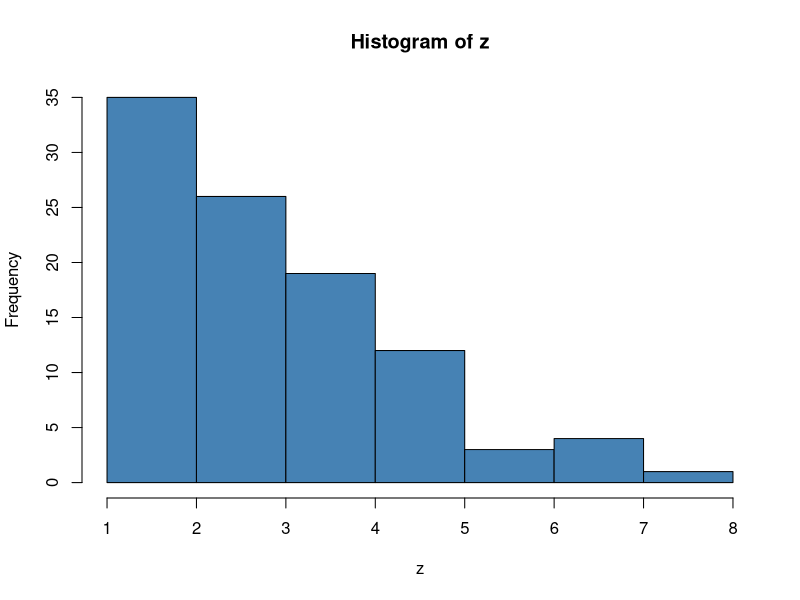
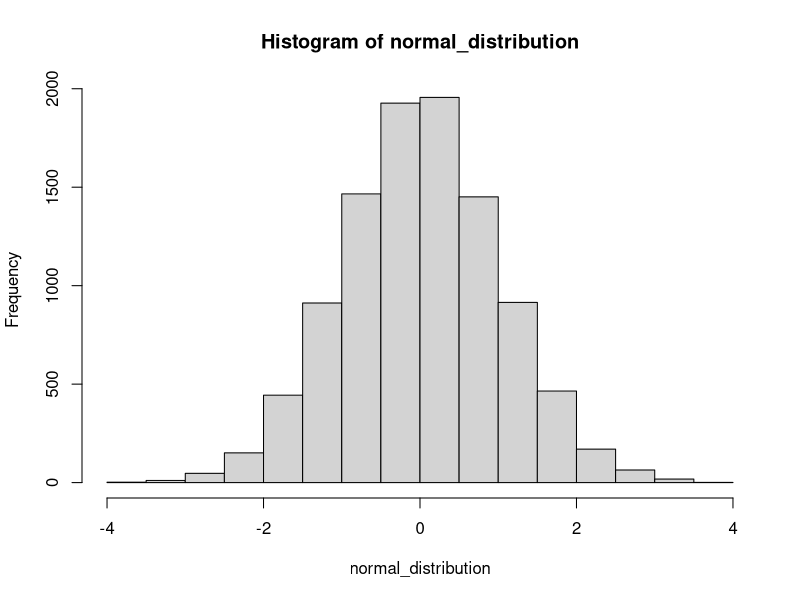
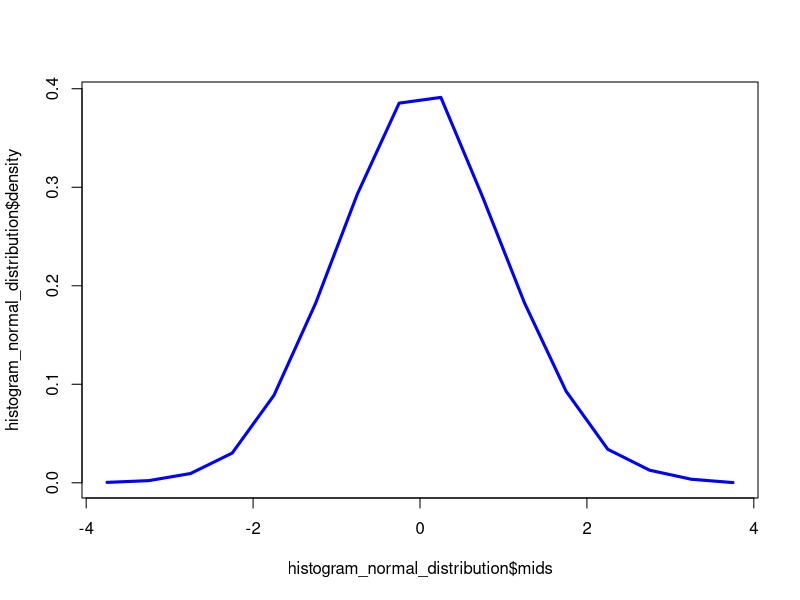
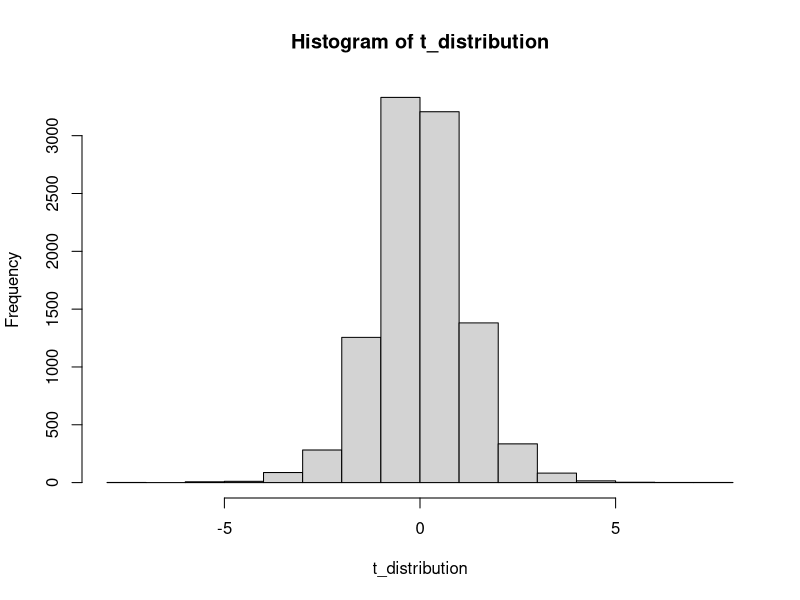
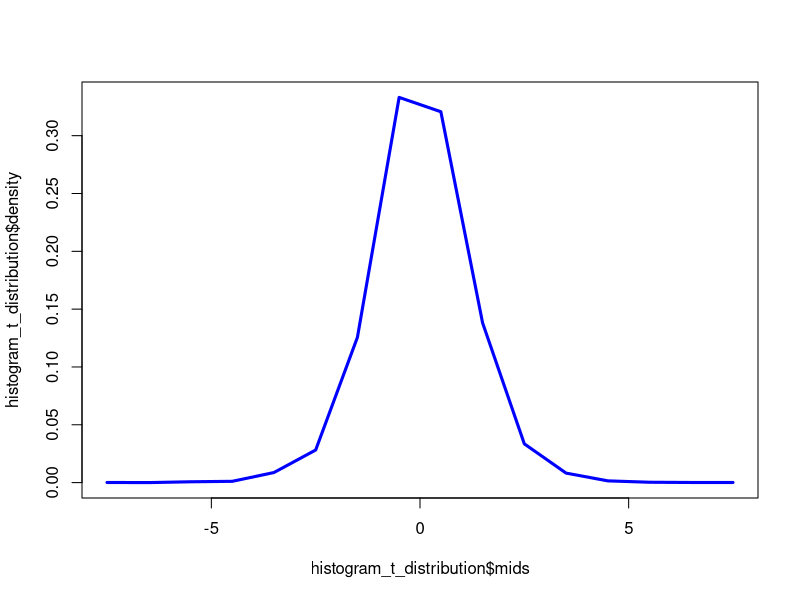
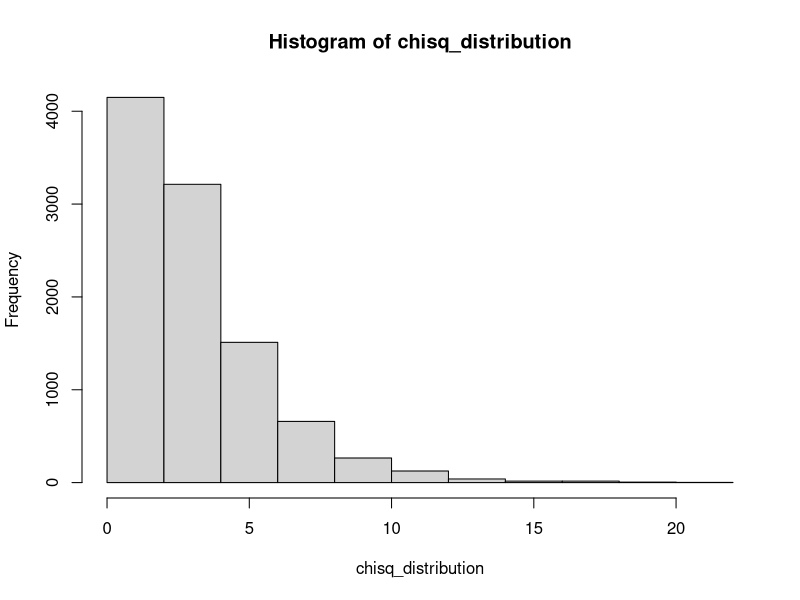
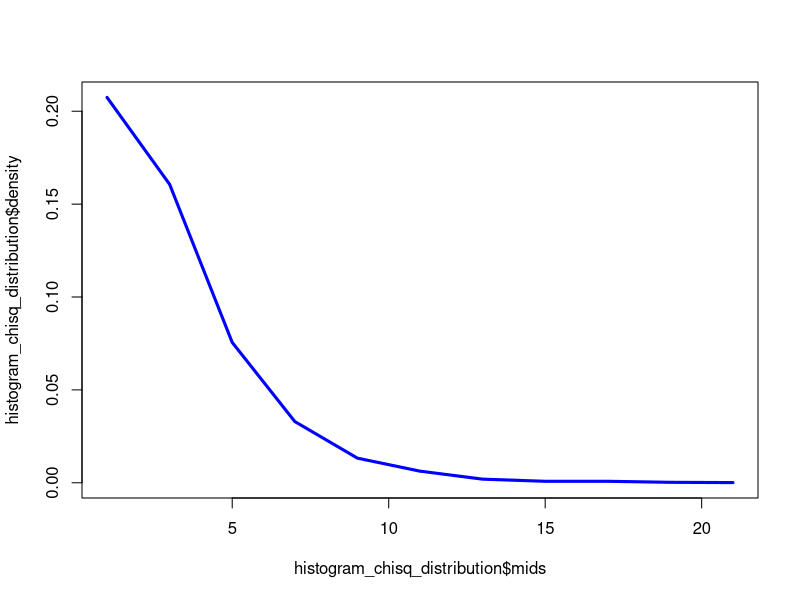
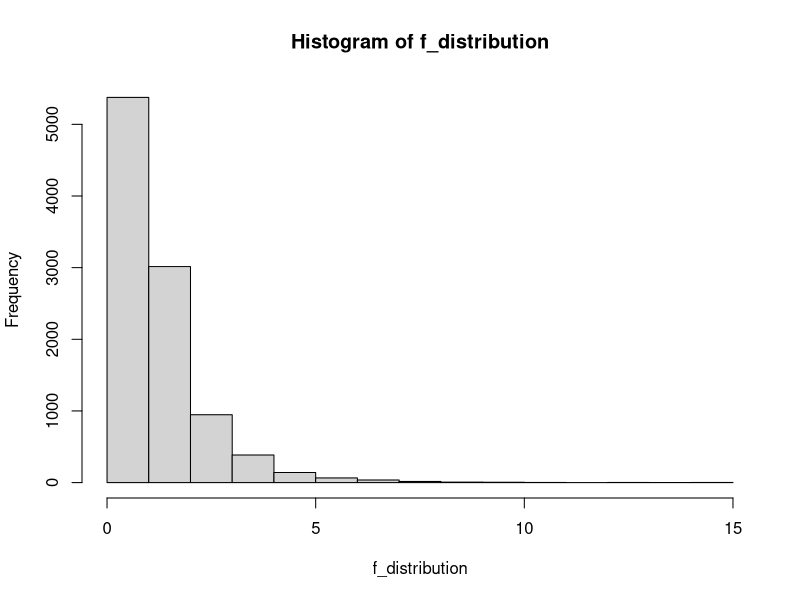

These charts were generated, in order, by the following R code:
## ---- chunk 1
pants <- data.frame(
   type = c("Blue jeans","Grey jeans","Black jeans","Black suit","Blue tracksuit"),
   label = c("X1", "X2", "X3", "X4", "X5"),
   probability = c(0.5,0.3,0.1,0,0.1))

pants
## ---- chunk 2
#Try plotting a bar graph of all the probabilities above
## ---- chunk 3
dbinom( x = 1, size = 20, prob = 1/6)
## ---- chunk 4
#Try finding the probability for N = 20 and N=100 trials for a fair coin flip.
## ---- chunk 5
#Find the probability of rolling 0 skulls or 1 skull or 2 skulls or 3 skulls or 4 skulls
pbinom( q= 3, size = 20, prob = 1/6)

#Practice - Find probability of getting 0-5 heads in 50 trials of coin flip
## ---- chunk 6
qbinom( p = 0.566, size = 20, prob = 1/6 )

#Practice - Find the 40th percentile
## ---- chunk 7
z <- rbinom( n = 100, size = 20, prob = 1/6 )
z
#Let's also plot this and see how it looks
hist(z, col = 'steelblue')
## ---- chunk 8
normal_distribution <- rnorm(10000, mean = 0, sd = 1) 
histogram_normal_distribution <- hist(normal_distribution)
plot(histogram_normal_distribution$mids,histogram_normal_distribution$density, type="l", col="blue", lwd=3)


## ---- chunk 9
dnorm(x=0, mean=0, sd=1)

## ---- chunk 10
pnorm(2, mean = 0, sd = 1)
## ---- chunk 11
qnorm(0.5 ,mean = , sd = 1)
## ---- chunk 12
norm <- rnorm(500, mean = 0, sd = 1) 
shapiro.test(norm)

binom <- rbinom(100, 20, 1/6)
shapiro.test(binom)

## ---- chunk 13
t_distribution <- rt(10000, 8)
histogram_t_distribution <- hist(t_distribution)
plot(histogram_t_distribution$mids,histogram_t_distribution$density, type="l", col="blue", lwd=3)
## ---- chunk 14
chisq_distribution <- rchisq(10000, 3, ncp = 0)
histogram_chisq_distribution <- hist(chisq_distribution)
plot(histogram_chisq_distribution$mids,histogram_chisq_distribution$density, type="l", col="blue", lwd=3)
## ---- chunk 15
f_distribution <- rf(10000, 5, 10)
histogram_f_distribution <- hist(f_distribution)
plot(histogram_f_distribution$mids,histogram_f_distribution$density, type="l", col="blue", lwd=3)
